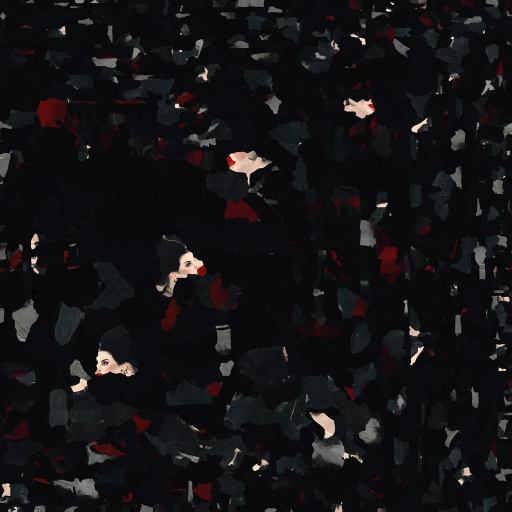
#> input picture assets/game/folk/noblewoman_c.webp, 1024 x 1024 px, given in place of abel_b_c.webp, which was not available (shown at 1/2 size)
$ python paint_out.py
#> lines starting #> are read from the running program, lines starting #| are printed output that depends on the picture; after the words box and inside, x2 and y2 are one past the last pixel; in counts of white or black regions, pixels touching at a corner belong together
"""Marks painted out of a body's colour map that would break the V and T rule (CLAUDE.md): a cross, a sunburst-like star.
Each box (x0, y0, x1, y1 in the colour map's pixels at 1024) has whatever's brighter than the cloth round it filled with
that cloth's own colour. Run after tools/folk/paint.py whenever a body here is built again.

    python tools/phobos/paint_out.py
"""
import os
import numpy as np
from PIL import Image

ROOT = os.path.normpath(os.path.join(os.path.dirname(os.path.abspath(__file__)), "..", ".."))
OUT = {
    # Brother Abel's cassock: the white cross on his chest (he was defrocked; it's off).
    "abel_b": [(38, 636, 62, 672)],
    # The astrologer's cap: the eight-pointed star on its front (too like the old sunburst). His sleeves' little stars stay.
    "astrologer": [(704, 852, 750, 900)],
}

def fill(im, box):
    x0, y0, x1, y1 = box
    a = im[y0:y1, x0:x1].astype(float)
    L = a.mean(-1)
    dark = a[L < np.percentile(L, 45)]
    cloth = np.median(dark, 0)
    # (Only what's bright and grey or white, as the marks are: never skin or a coloured cloth beside them.)
    sat = (a.max(-1) - a.min(-1)) / np.maximum(a.max(-1), 1)
    mark = (L > np.percentile(L, 45) + 18) & (sat < 0.25)
    # (A little of the cloth's own grain kept: its darkest texels' spread, not one flat colour.)
    rng = np.random.default_rng(1)
    a[mark] = cloth + rng.normal(0, dark.std(0) * 0.6, (mark.sum(), 3))
    im[y0:y1, x0:x1] = np.clip(a, 0, 255).astype(np.uint8)
    return int(mark.sum())

for k, boxes in OUT.items():
    p = os.path.join(ROOT, "assets", "game", "folk", f"{k}_c.webp")
    img = Image.open(p).convert("RGB")
#> img is the input picture: PIL image 1024x1024 RGB; mean R, G, B 19.7, 18.8, 20.9
    im = np.array(img); sx = img.width / 1024
#> after `sx = img.width / 1024`: sx = 1
    n = sum(fill(im, tuple(int(v * sx) for v in b)) for b in boxes)
#> in fill, `a = im[y0:y1, x0:x1].astype(float)`:
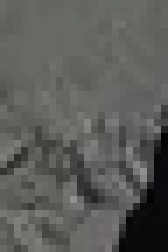
#> a: shape (36, 24, 3) float64 (shown 7 times larger); mean R, G, B 91.5, 92, 88.6
#> in fill, `dark = a[L < np.percentile(L, 45)]`: dark = 377 rows, first 8: [99, 100, 95], [97, 97, 93], [99, 100, 95], [99, 100, 95], [98, 99, 94], [99, 100, 95], [95, 96, 91], [95, 96, 91]
#> in fill, `cloth = np.median(dark, 0)`: cloth = [87, 88, 84]
#> in fill, `sat = (a.max(-1) - a.min(-1)) / np.maximum(a.max(-1), 1)`:
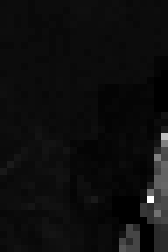
#> sat: shape (36, 24) float64 (shown 7 times larger); min 0, max 1, mean 0.0572
#> in fill, `mark = (L > np.percentile(L, 45) + 18) & (sat < 0.25)`:
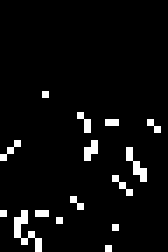
#> mark: shape (36, 24) bool (shown 7 times larger); 4.7% white in thin lines or dots, all inside (x1, y1, x2, y2) = (0, 13, 23, 36)
#> in fill, `a[mark] = cloth + rng.normal(0, dark.std(0) * 0.6, (mark.sum(), 3))`:
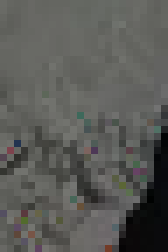
#> a: shape (36, 24, 3) float64 (shown 7 times larger); 4.75% of pixels changed, all inside (x1, y1, x2, y2) = (0, 13, 23, 36)
#> in fill, `im[y0:y1, x0:x1] = np.clip(a, 0, 255).astype(np.uint8)`: im: shape (1024, 1024, 3); under 0.01% of pixels changed, all inside (x1, y1, x2, y2) = (38, 649, 61, 672)
#> n = 41
    Image.fromarray(im).save(p, "WEBP", quality=90, method=6)
    print(k, n, "texels painted out")
#| abel_b 41 texels painted out
#> pass 2 of the loop `for k, boxes in OUT.items():`:
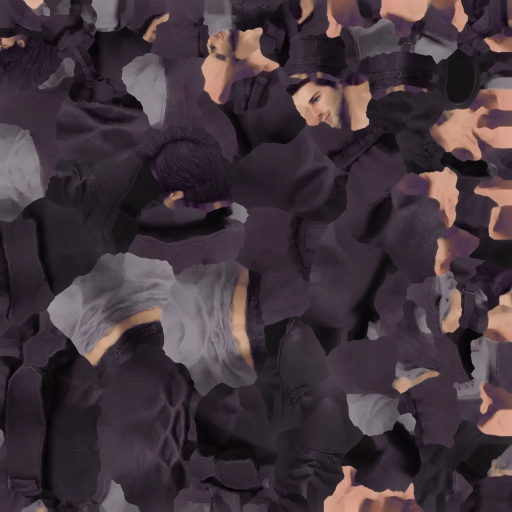
#> input picture assets/game/folk/ph_dicer_c.webp, 1024 x 1024 px, given in place of astrologer_c.webp, which was not available (shown at 1/2 size)
#> img is the input picture: PIL image 1024x1024 RGB; mean R, G, B 65.9, 52.9, 60.3
#> L: shape (48, 46) float64
#> dark = 958 rows, first 8: [42, 34, 41], [40, 32, 39], [39, 31, 38], [41, 33, 40], [40, 37, 42], [40, 37, 42], [40, 37, 42], [40, 37, 42]
#> cloth = [21, 18, 21]
#> sat: shape (48, 46) float64
#> in fill (call 2), `mark = (L > np.percentile(L, 45) + 18) & (sat < 0.25)`:
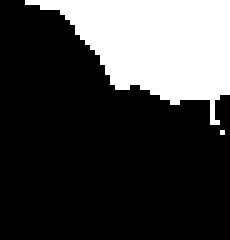
#> mark: shape (48, 46) bool (shown 5 times larger); 25.5% white; 2 white regions (1 under 20 px), largest, box (x1, y1, x2, y2) and area: (5, 0, 46, 25) 561
#> in fill (call 2), `im[y0:y1, x0:x1] = np.clip(a, 0, 255).astype(np.uint8)`:
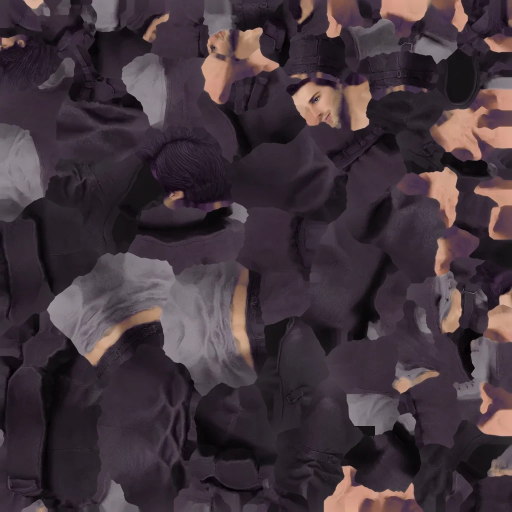
#> im: shape (1024, 1024, 3) (shown at 1/2 size); 0.05% of pixels changed, all inside (x1, y1, x2, y2) = (709, 852, 750, 879)
#> n = 562
#| astrologer 562 texels painted out
